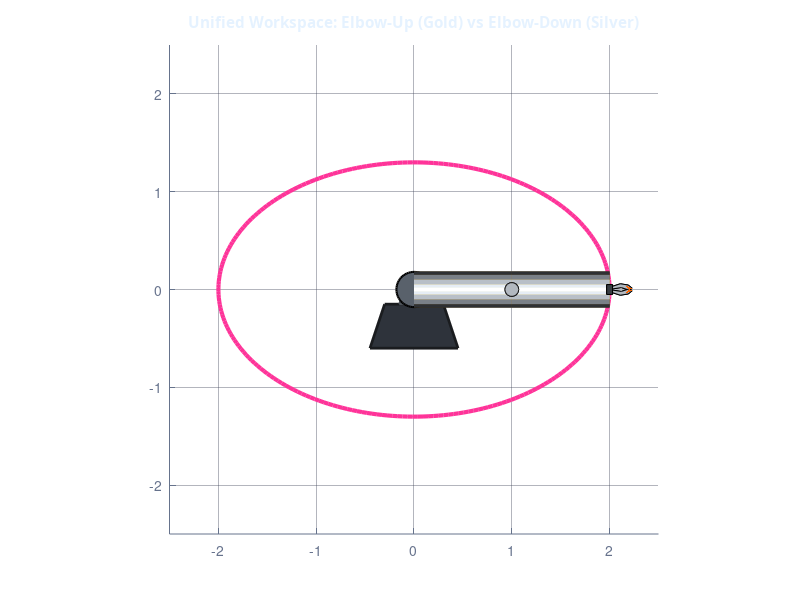

Source code (MATLAB):
% Dual-Solution Entire Trajectory Envelope Overlay Simulation (MATLAB R2026a)
% Simultaneous Coordinated Tracking (Gold Elbow-Up vs Silver Elbow-Down)
clear; clc; close all;

%% 1. 로봇 물리 및 타원 궤적 파라미터 설정
l1 = 1.0; % 링크 1 길이 (m)
l2 = 1.0; % 링크 2 길이 (m)

% 목표 타원 방정식 (x^2/2^2 + y^2/1.3^2 = 1)
a = 2.0;  % 장반경
b = 1.3;  % 단반경
num_steps = 240;
t = linspace(0, 2*pi, num_steps);

X_target = a * cos(t);
Y_target = b * sin(t);

%% 2. 시각화 그래픽스 창 설정 (단일 스크린 통합 레이아웃)
fig = figure('Name', 'Dual-IK Solution Kinematic Envelope Analysis', ...
             'NumberTitle', 'off', ...
             'Color', [0.08, 0.09, 0.11], ...
             'Position', [200, 100, 800, 750]);

ax = axes('Parent', fig, ...
          'Color', [0.12, 0.14, 0.18], 'XColor', [0.4, 0.45, 0.55], 'YColor', [0.4, 0.45, 0.55], ...
          'GridColor', [0.25, 0.28, 0.35], 'GridAlpha', 0.4);
grid(ax, 'on'); hold(ax, 'on'); axis(ax, 'equal');
xlim(ax, [-2.5, 2.5]); ylim(ax, [-2.5, 2.5]);
title(ax, 'Unified Workspace: Elbow-Up (Gold) vs Elbow-Down (Silver)', 'Color', [0.9, 0.95, 1.0], 'FontName', 'Segoe UI', 'FontWeight', 'bold');

% 배경 가이드: 목표 타원 선
plot(ax, X_target, Y_target, ':', 'Color', [0.4, 0.45, 0.5], 'LineWidth', 1.2);

% 두 로봇 핸드가 공동으로 완성해나갈 마젠타색 최종 궤적선
hand_trace = plot(ax, NaN, NaN, '-', 'Color', [1.0, 0.2, 0.6], 'LineWidth', 3.0);

%% 3. 고정 공용 베이스 받침대 (Shared Base Stand)
base_plate_x = [-0.45, 0.45, 0.30, -0.30]; base_plate_y = [-0.60, -0.60, -0.15, -0.15];
base_neck_x = [-0.15, 0.15, 0.10, -0.10];  base_neck_y = [-0.15, -0.15, 0.0, 0.0];
fill(ax, base_plate_x, base_plate_y, [0.18, 0.20, 0.23], 'EdgeColor', [0.1, 0.11, 0.12], 'LineWidth', 2);
fill(ax, base_neck_x, base_neck_y, [0.55, 0.58, 0.62], 'EdgeColor', [0.3, 0.32, 0.35], 'LineWidth', 1.5);
rectangle(ax, 'Position', [-0.18, -0.18, 0.36, 0.36], 'Curvature', [1, 1], 'FaceColor', [0.35, 0.38, 0.42], 'LineWidth', 1.5);

%% 4. 듀얼 로봇 암 메탈릭 멀티 레이어 빌드
silver_colors = {[0.18, 0.19, 0.20], [0.48, 0.50, 0.53], [0.72, 0.75, 0.78], [0.90, 0.93, 0.96], [1.0, 1.0, 1.0]};
gold_colors   = {[0.25, 0.18, 0.05], [0.70, 0.52, 0.15], [0.88, 0.71, 0.28], [0.98, 0.88, 0.55], [1.0, 0.98, 0.85]};
widths = [26, 21, 14, 7, 2.5];

link1_layers_U = []; link2_layers_U = []; % Gold (Up)
link1_layers_D = []; link2_layers_D = []; % Silver (Down)

for k = 1:5
    % Elbow-Up (금색 포즈)
    link1_layers_U(k) = plot(ax, [0, 0], [0, 0], 'Color', gold_colors{k}, 'LineWidth', widths(k), 'HandleVisibility', 'off');
    link2_layers_U(k) = plot(ax, [0, 0], [0, 0], 'Color', gold_colors{k}, 'LineWidth', widths(k), 'HandleVisibility', 'off');
    % Elbow-Down (은색 포즈)
    link1_layers_D(k) = plot(ax, [0, 0], [0, 0], 'Color', silver_colors{k}, 'LineWidth', widths(k), 'HandleVisibility', 'off');
    link2_layers_D(k) = plot(ax, [0, 0], [0, 0], 'Color', silver_colors{k}, 'LineWidth', widths(k), 'HandleVisibility', 'off');
end

%% 5. 독립형 집게(Gripper) 및 조인트 캡 구조체 패치 세팅
wrist_x = [-0.03,  0.03,  0.03, -0.03]; wrist_y = [-0.05, -0.05,  0.05,  0.05];
claw_base_x = [0.03, 0.11, 0.19, 0.23, 0.20, 0.12, 0.03]; claw_base_y = [0.05, 0.09, 0.07, 0.02, -0.01, 0.03, 0.01];
pad_base_x = [0.15, 0.23, 0.20]; pad_base_y = [0.07, 0.02, -0.01];

% --- 금색 집게 (Elbow-Up) ---
h_wrist_U  = patch(ax, 'XData', wrist_x, 'YData', wrist_y, 'FaceColor', [0.30, 0.25, 0.15]);
h_claw_L_U = patch(ax, 'XData', claw_base_x, 'YData', claw_base_y, 'FaceColor', [0.85, 0.75, 0.45]);
h_claw_R_U = patch(ax, 'XData', claw_base_x, 'YData', -claw_base_y, 'FaceColor', [0.85, 0.75, 0.45]);
h_pad_L_U  = patch(ax, 'XData', pad_base_x, 'YData', pad_base_y, 'FaceColor', [0.0, 0.9, 1.0], 'EdgeColor', 'none');
h_pad_R_U  = patch(ax, 'XData', pad_base_x, 'YData', -pad_base_y, 'FaceColor', [0.0, 0.9, 1.0], 'EdgeColor', 'none');

% --- 은색 집게 (Elbow-Down) ---
h_wrist_D  = patch(ax, 'XData', wrist_x, 'YData', wrist_y, 'FaceColor', [0.22, 0.24, 0.26]);
h_claw_L_D = patch(ax, 'XData', claw_base_x, 'YData', claw_base_y, 'FaceColor', [0.70, 0.72, 0.75]);
h_claw_R_D = patch(ax, 'XData', claw_base_x, 'YData', -claw_base_y, 'FaceColor', [0.70, 0.72, 0.75]);
h_pad_L_D  = patch(ax, 'XData', pad_base_x, 'YData', pad_base_y, 'FaceColor', [1.0, 0.40, 0.0], 'EdgeColor', 'none');
h_pad_R_D  = patch(ax, 'XData', pad_base_x, 'YData', -pad_base_y, 'FaceColor', [1.0, 0.40, 0.0], 'EdgeColor', 'none');

% 움직이는 팔꿈치용 마커 볼트 캡들
h_j2_cap_U = plot(ax, 0, 0, 'o', 'MarkerSize', 10, 'MarkerFaceColor', [0.9, 0.75, 0.20], 'MarkerEdgeColor', [0.1, 0.1, 0.1]);
h_j2_cap_D = plot(ax, 0, 0, 'o', 'MarkerSize', 10, 'MarkerFaceColor', [0.7, 0.72, 0.75], 'MarkerEdgeColor', [0.1, 0.1, 0.1]);

%% 6. 실시간 초고속 동시 제어 및 전체 궤도 포즈 오버레이 루프
x_history = []; y_history = [];

for i = 1:num_steps
    x = X_target(i);
    y = Y_target(i);
    
    %% [공통 역기구학 베이스 데이터 연산]
    D = (x^2 + y^2 - l1^2 - l2^2) / (2 * l1 * l2);
    if D > 1, D = 1; elseif D < -1, D = -1; end
    
    %% [해의 분리 계산]
    % 1) Elbow-Up (+\theta_2) 각도 계산
    theta2_U = acos(D); 
    theta1_U = atan2(y, x) - atan2(l2 * sin(theta2_U), l1 + l2 * cos(theta2_U));
    
    % 2) Elbow-Down (-\theta_2) 각도 계산
    theta2_D = -acos(D); 
    theta1_D = atan2(y, x) - atan2(l2 * sin(theta2_D), l1 + l2 * cos(theta2_D));
    
    %% [순기구학 변환을 통한 각각의 글로벌 좌표 매핑]
    % 금색 로봇 암(Up) 좌표
    x1_U = l1 * cos(theta1_U); y1_U = l1 * sin(theta1_U);
    x2_U = x1_U + l2 * cos(theta1_U + theta2_U); y2_U = y1_U + l2 * sin(theta1_U + theta2_U);
    phi_U = theta1_U + theta2_U;
    
    % 은색 로봇 암(Down) 좌표
    x1_D = l1 * cos(theta1_D); y1_D = l1 * sin(theta1_D);
    x2_D = x1_D + l2 * cos(theta1_D + theta2_D); y2_D = y1_D + l2 * sin(theta1_D + theta2_D);
    phi_D = theta1_D + theta2_D;
    

    
    %% [메인 실시간 그래픽 렌더링 동기화 업데이트]
    % 금색 로봇 팔 갱신
    for k = 1:5
        set(link1_layers_U(k), 'XData', [0, x1_U], 'YData', [0, y1_U]);
        set(link2_layers_U(k), 'XData', [x1_U, x2_U], 'YData', [y1_U, y2_U]);
    end
    set(h_j2_cap_U, 'XData', x1_U, 'YData', y1_U);
    
    % 은색 로봇 팔 갱신
    for k = 1:5
        set(link1_layers_D(k), 'XData', [0, x1_D], 'YData', [0, y1_D]);
        set(link2_layers_D(k), 'XData', [x1_D, x2_D], 'YData', [y1_D, y2_D]);
    end
    set(h_j2_cap_D, 'XData', x1_D, 'YData', y1_D);
    
    %% 듀얼 집게 손가락 다이내믹 모션 제어 및 변환 matrix
    grip_control = 0.65 + 0.35 * sin(t(i));
    claw_dyn_y = claw_base_y * grip_control; pad_dyn_y = pad_base_y * grip_control;
    
    R_U = [cos(phi_U), -sin(phi_U); sin(phi_U), cos(phi_U)];
    R_D = [cos(phi_D), -sin(phi_D); sin(phi_D), cos(phi_D)];
    
    % 금색 집게 매핑
    wr_g_U = R_U * [wrist_x; wrist_y] + [x2_U; y2_U];
    cl_L_g_U = R_U * [claw_base_x; claw_dyn_y] + [x2_U; y2_U]; cl_R_g_U = R_U * [claw_base_x; -claw_dyn_y] + [x2_U; y2_U];
    pd_L_g_U = R_U * [pad_base_x; pad_dyn_y] + [x2_U; y2_U];   pd_R_g_U = R_U * [pad_base_x; -pad_dyn_y] + [x2_U; y2_U];
    set(h_wrist_U, 'XData', wr_g_U(1,:), 'YData', wr_g_U(2,:));
    set(h_claw_L_U, 'XData', cl_L_g_U(1,:), 'YData', cl_L_g_U(2,:)); set(h_claw_R_U, 'XData', cl_R_g_U(1,:), 'YData', cl_R_g_U(2,:));
    set(h_pad_L_U, 'XData', pd_L_g_U(1,:), 'YData', pd_L_g_U(2,:));   set(h_pad_R_U, 'XData', pd_R_g_U(1,:), 'YData', pd_R_g_U(2,:));
    
    % 은색 집게 매핑
    wr_g_D = R_D * [wrist_x; wrist_y] + [x2_D; y2_D];
    cl_L_g_D = R_D * [claw_base_x; claw_dyn_y] + [x2_D; y2_D]; cl_R_g_D = R_D * [claw_base_x; -claw_dyn_y] + [x2_D; y2_D];
    pd_L_g_D = R_D * [pad_base_x; pad_dyn_y] + [x2_D; y2_D];   pd_R_g_D = R_D * [pad_base_x; -pad_dyn_y] + [x2_D; y2_D];
    set(h_wrist_D, 'XData', wr_g_D(1,:), 'YData', wr_g_D(2,:));
    set(h_claw_L_D, 'XData', cl_L_g_D(1,:), 'YData', cl_L_g_D(2,:)); set(h_claw_R_D, 'XData', cl_R_g_D(1,:), 'YData', cl_R_g_D(2,:));
    set(h_pad_L_D, 'XData', pd_L_g_D(1,:), 'YData', pd_L_g_D(2,:));   set(h_pad_R_D, 'XData', pd_R_g_D(1,:), 'YData', pd_R_g_D(2,:));
    
    %% 최종 말단 타원 궤적 동적 덮어쓰기 갱신
    x_history = [x_history, x2_U]; y_history = [y_history, y2_U];
    set(hand_trace, 'XData', x_history, 'YData', y_history);
    
    %% 초고속 스피드 동기화 (`pause(0.005)`)
    drawnow;
    pause(0.005);
end
